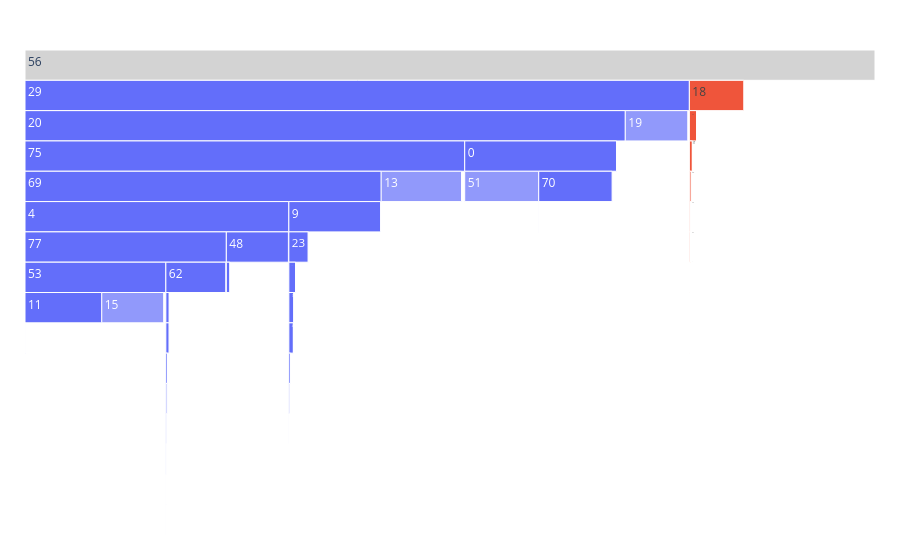

The code cell stored with this chart in its notebook:
### Code cell
fig = make_icicle(path_templ(18))
fig.show()

### Figure 1 — Plotly figure (JSON) as saved in the notebook; plotly's stock layout.template omitted (floating-point values rounded to 4 significant figures)
{"data": [{"labels": ["0", "1", "2", "3", "4", "5", "6", "7", "8", "9", "10", "11", "12", "13", "14", "15", "16", "17", "18", "19", "20", "21", "22", "23", "24", "25", "26", "27", "28", "29", "30", "31", "32", "33", "34", "35", "36", "37", "38", "39", "40", "41", "42", "43", "44", "45", "46", "47", "48", "49", "50", "51", "52", "53", "54", "55", "56", "57", "58", "59", "60", "61", "62", "63", "64", "65", "66", "67", "68", "69", "70", "71", "72", "73", "74", "75", "76", "77", "78", "79"], "parents": ["20", "7", "38", "18", "69", "73", "23", "70", "41", "69", "48", "53", "54", "75", "30", "53", "9", "8", "56", "29", "29", "62", "71", "9", "10", "66", "8", "41", "44", "56", "54", "44", "65", "21", "42", "31", "11", "38", "18", "45", "21", "10", "39", "25", "23", "31", "39", "37", "4", "33", "62", "0", "30", "77", "65", "70", "", "66", "42", "52", "48", "49", "77", "74", "66", "74", "71", "11", "7", "75", "0", "73", "45", "49", "37", "20", "33", "4", "52", "25"], "root": {"color": "lightgrey"}, "tiling": {"orientation": "v"}, "type": "icicle", "values": [361, 1, 2, 1, 38, 1, 1, 1, 1, 5953, 280, 6293, 1, 6618, 1, 5100, 1, 1, 3888, 5149, 723, 2, 1, 1047, 1, 9, 5, 1, 3, 130, 11, 28, 1, 136, 7, 1, 27, 92, 343, 50, 2, 2, 80, 1, 145, 228, 4, 1, 4817, 30, 1, 6095, 8, 178, 67, 2, 10806, 1, 2, 1, 3, 1, 4653, 1, 1, 4, 23, 1, 15, 50, 6024, 41, 3, 28, 54, 262, 2, 45, 5, 3]}], "layout": {"margin": {"b": 25, "l": 25, "r": 25, "t": 50}}}
